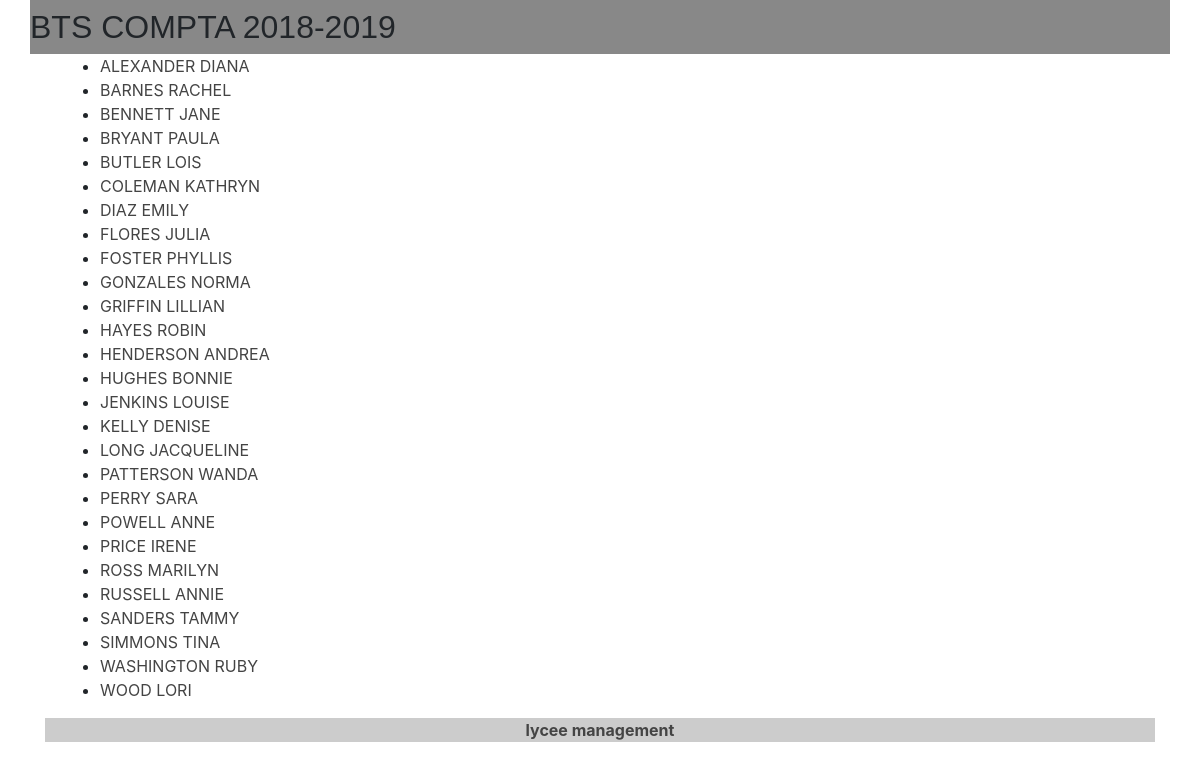
Page /lycee/27 on the committed database.
### lycee/models.py (models this page shows, shortened)
class Cursus(models.Model):
  name = models.CharField(
    max_length=50,
    blank=False,
    null=True,
    default='aucun'
  )
  year_from_bac = models.SmallIntegerField(
    help_text ="year since le bac",
    verbose_name="year",
    blank=False,
    null=True,
    default=0
  )
  scholar_year = models.CharField(
    max_length=9,
    blank=False,
    null=True,
    default='0000-00001'
  )

class Student(models.Model):
  first_name = models.CharField(
    max_length=50,
    blank=False,
    null=False
  )
  birth_date = models.DateField(
    verbose_name='date of birth',
    blank=False,
    null=False
  )
  last_name = models.CharField(
    verbose_name="lastname",
    help_text="last name of the student",
    blank=False, # pas de champ vide
    null=False, # pas de champ null (a conjuguer avec default
    default="???",
    max_length=255, # taille maximale du champ
  )
  phone = models.CharField(
    verbose_name="phonenumber",
    help_text="phone number of the student",
    blank=False, # pas de champ vide
    null=False, # pas de champ null (a conjuguer avec default
    default="0999999999",
    max_length=10, # taille maximale du champ
  )
  email = models.EmailField(
    verbose_name="email",
    help_text="phone number of the student",
    blank=False, # pas de champ vide
    null=False, # pas de champ null (a conjuguer avec default
    default="x@y.z",
    max_length=255, # taille maximale du champ
  )
  comments = models.CharField(
    verbose_name="comments",
    help_text="some comments about the student",
    blank=True,
    null=False, # pas de champ null (a conjuguer avec default
    default="",
    max_length=255, # taille maximale du champ
  )
  cursus = models.ForeignKey(
    Cursus,
    on_delete=models.CASCADE, # necessaire selon la version de Django
    null=True
  )

### lycee/views.py (the view)
# urls.py: path('lycee/<int:cursus_id>', views.detail_cursus, name='detail_cursus'),
def detail_cursus(request,cursus_id):
  result_list = Student.objects.filter(cursus=cursus_id).order_by('last_name')
  context = {
    'liste' : result_list,
    'cursus' : Cursus.objects.get(id=cursus_id)
  }
  return render(request, 'lycee/cursus/detail_cursus.html', context)

### lycee/templates/lycee/cursus/detail_cursus.html
{% extends 'master.html' %}
{% load static %}
{% if liste %}
  {% block title %}
    <h2>{{cursus.name}} {{cursus.scholar_year}}</h2>
  {% endblock %}
  {% block content %}
    <ul>
      {% for student in liste %}
        <div class='container'>
          <div class = "col-sm-12">
              <li>
                <a href={% url 'detail_student' student.id %}>{{student.last_name}} {{student.first_name}}
              </li>
          </div>
        </div>
      {% endfor %}
    </ul>
  {% endblock %}
{% else %}
  <p> No student to show</p>
{% endif %}

### lycee/static/lycee/style.css (style rules this page uses)
a { color : #444444; }
html { position: relative; min-height: 100%; }

### rows in the picture
Cursus: name "BTS COMPTA", scholar_year "2018-2019"
Student: last_name "ALEXANDER", first_name "DIANA"
Student: last_name "BARNES", first_name "RACHEL"
Student: last_name "BENNETT", first_name "JANE"
Student: last_name "BRYANT", first_name "PAULA"
Student: last_name "BUTLER", first_name "LOIS"
Student: last_name "COLEMAN", first_name "KATHRYN"
Student: last_name "DIAZ", first_name "EMILY"
Student: last_name "FLORES", first_name "JULIA"
Student: last_name "FOSTER", first_name "PHYLLIS"
Student: last_name "GONZALES", first_name "NORMA"
Student: last_name "GRIFFIN", first_name "LILLIAN"
Student: last_name "HAYES", first_name "ROBIN"
Student: last_name "HENDERSON", first_name "ANDREA"
Student: last_name "HUGHES", first_name "BONNIE"
Student: last_name "JENKINS", first_name "LOUISE"
Student: last_name "KELLY", first_name "DENISE"
Student: last_name "LONG", first_name "JACQUELINE"
Student: last_name "PATTERSON", first_name "WANDA"
Student: last_name "PERRY", first_name "SARA"
Student: last_name "POWELL", first_name "ANNE"
Student: last_name "PRICE", first_name "IRENE"
Student: last_name "ROSS", first_name "MARILYN"
Student: last_name "RUSSELL", first_name "ANNIE"
Student: last_name "SANDERS", first_name "TAMMY"
Student: last_name "SIMMONS", first_name "TINA"
Student: last_name "WASHINGTON", first_name "RUBY"
Student: last_name "WOOD", first_name "LORI"
